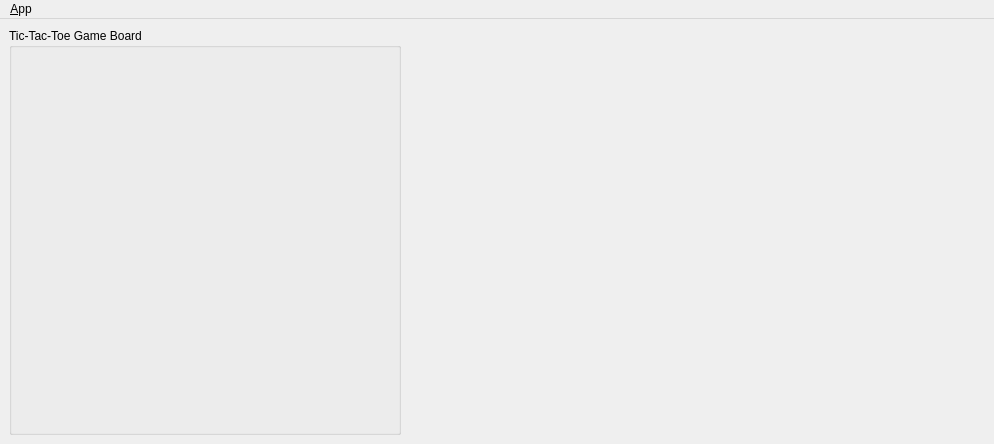
<?xml version="1.0" encoding="UTF-8"?>
<ui version="4.0">
 <class>MainWindowDesign</class>
 <widget class="QMainWindow" name="MainWindowDesign">
  <property name="geometry">
   <rect>
    <x>0</x>
    <y>0</y>
    <width>994</width>
    <height>444</height>
   </rect>
  </property>
  <property name="windowTitle">
   <string>QRosApp</string>
  </property>
  <property name="windowIcon">
   <iconset resource="../resources/images.qrc">
    <normaloff>:/images/icon.png</normaloff>:/images/icon.png</iconset>
  </property>
  <property name="locale">
   <locale language="English" country="Australia"/>
  </property>
  <widget class="QWidget" name="centralwidget">
   <layout class="QHBoxLayout">
    <item>
     <widget class="QGroupBox" name="groupBox_12">
      <property name="sizePolicy">
       <sizepolicy hsizetype="Fixed" vsizetype="Preferred">
        <horstretch>0</horstretch>
        <verstretch>0</verstretch>
       </sizepolicy>
      </property>
      <property name="minimumSize">
       <size>
        <width>392</width>
        <height>0</height>
       </size>
      </property>
      <property name="title">
       <string>Tic-Tac-Toe Game Board</string>
      </property>
      <property name="flat">
       <bool>false</bool>
      </property>
      <layout class="QGridLayout" name="gridLayout_3">
       <item row="0" column="0">
        <widget class="tictactoe_ros::GameWidget" name="game_board" native="true">
         <property name="sizePolicy">
          <sizepolicy hsizetype="Fixed" vsizetype="Fixed">
           <horstretch>0</horstretch>
           <verstretch>0</verstretch>
          </sizepolicy>
         </property>
         <property name="minimumSize">
          <size>
           <width>360</width>
           <height>360</height>
          </size>
         </property>
         <property name="layoutDirection">
          <enum>Qt::LeftToRight</enum>
         </property>
        </widget>
       </item>
      </layout>
     </widget>
    </item>
    <item>
     <spacer name="horizontalSpacer_2">
      <property name="orientation">
       <enum>Qt::Horizontal</enum>
      </property>
      <property name="sizeType">
       <enum>QSizePolicy::Minimum</enum>
      </property>
      <property name="sizeHint" stdset="0">
       <size>
        <width>15</width>
        <height>20</height>
       </size>
      </property>
     </spacer>
    </item>
    <item>
    <layout class="QHBoxLayout" name="image_layout" stretch="1">
     <property name="spacing">
      <number>0</number>
     </property>      
      <item>
       <widget class="QScrollArea" name="scrollArea">
        <property name="frameShape">
         <enum>QFrame::NoFrame</enum>
        </property>
        <property name="widgetResizable">
         <bool>true</bool>
        </property>
        <widget class="QWidget" name="scrollAreaWidgetContents">
         <property name="geometry">
          <rect>
           <x>0</x>
           <y>0</y>
           <width>557</width>
           <height>404</height>
          </rect>
         </property>
         <property name="sizePolicy">
          <sizepolicy hsizetype="Expanding" vsizetype="Expanding">
           <horstretch>0</horstretch>
           <verstretch>0</verstretch>
          </sizepolicy>
         </property>
         <layout class="QHBoxLayout" name="horizontalLayout_4">
          <property name="leftMargin">
           <number>1</number>
          </property>
          <property name="topMargin">
           <number>1</number>
          </property>
          <property name="rightMargin">
           <number>1</number>
          </property>
          <property name="bottomMargin">
           <number>1</number>
          </property>
          <item>
           <widget class="tictactoe_ros::RatioLayoutedFrame" name="image_frame" native="true">
            <property name="sizePolicy">
             <sizepolicy hsizetype="Expanding" vsizetype="Expanding">
              <horstretch>0</horstretch>
              <verstretch>0</verstretch>
             </sizepolicy>
            </property>
            <property name="minimumSize">
             <size>
              <width>80</width>
              <height>60</height>
             </size>
            </property>
            <property name="contextMenuPolicy">
             <enum>Qt::ActionsContextMenu</enum>
            </property>
            <property name="lineWidth" stdset="0">
             <number>1</number>
            </property>
           </widget>
          </item>
         </layout>
        </widget>
       </widget>
      </item>
     </layout>
    </item>
   </layout>
  </widget>
  <widget class="QMenuBar" name="menubar">
   <property name="geometry">
    <rect>
     <x>0</x>
     <y>0</y>
     <width>994</width>
     <height>22</height>
    </rect>
   </property>
   <widget class="QMenu" name="menu_File">
    <property name="title">
     <string>&amp;App</string>
    </property>
    <addaction name="action_Preferences"/>
    <addaction name="separator"/>
    <addaction name="actionAbout"/>
    <addaction name="actionAbout_Qt"/>
    <addaction name="separator"/>
    <addaction name="action_Quit"/>
   </widget>
   <addaction name="menu_File"/>
  </widget>
  <action name="action_Quit">
   <property name="text">
    <string>&amp;Quit</string>
   </property>
   <property name="shortcut">
    <string>Ctrl+Q</string>
   </property>
   <property name="shortcutContext">
    <enum>Qt::ApplicationShortcut</enum>
   </property>
  </action>
  <action name="action_Preferences">
   <property name="text">
    <string>&amp;Preferences</string>
   </property>
  </action>
  <action name="actionAbout">
   <property name="text">
    <string>&amp;About</string>
   </property>
  </action>
  <action name="actionAbout_Qt">
   <property name="text">
    <string>About &amp;Qt</string>
   </property>
  </action>
 </widget>
 <customwidgets>
  <customwidget>
   <class>tictactoe_ros::RatioLayoutedFrame</class>
   <extends>QWidget</extends>
   <header>tictactoe_ros/ratio_layouted_frame.hpp</header>
  </customwidget>
  <customwidget>
   <class>tictactoe_ros::GameWidget</class>
   <extends>QWidget</extends>
   <header>tictactoe_ros/gamewidget.h</header>
  </customwidget>
 </customwidgets>
 <resources>
  <include location="../resources/images.qrc"/>
 </resources>
 <connections>
  <connection>
   <sender>action_Quit</sender>
   <signal>triggered()</signal>
   <receiver>MainWindowDesign</receiver>
   <slot>close()</slot>
   <hints>
    <hint type="sourcelabel">
     <x>-1</x>
     <y>-1</y>
    </hint>
    <hint type="destinationlabel">
     <x>399</x>
     <y>299</y>
    </hint>
   </hints>
  </connection>
 </connections>
</ui>
